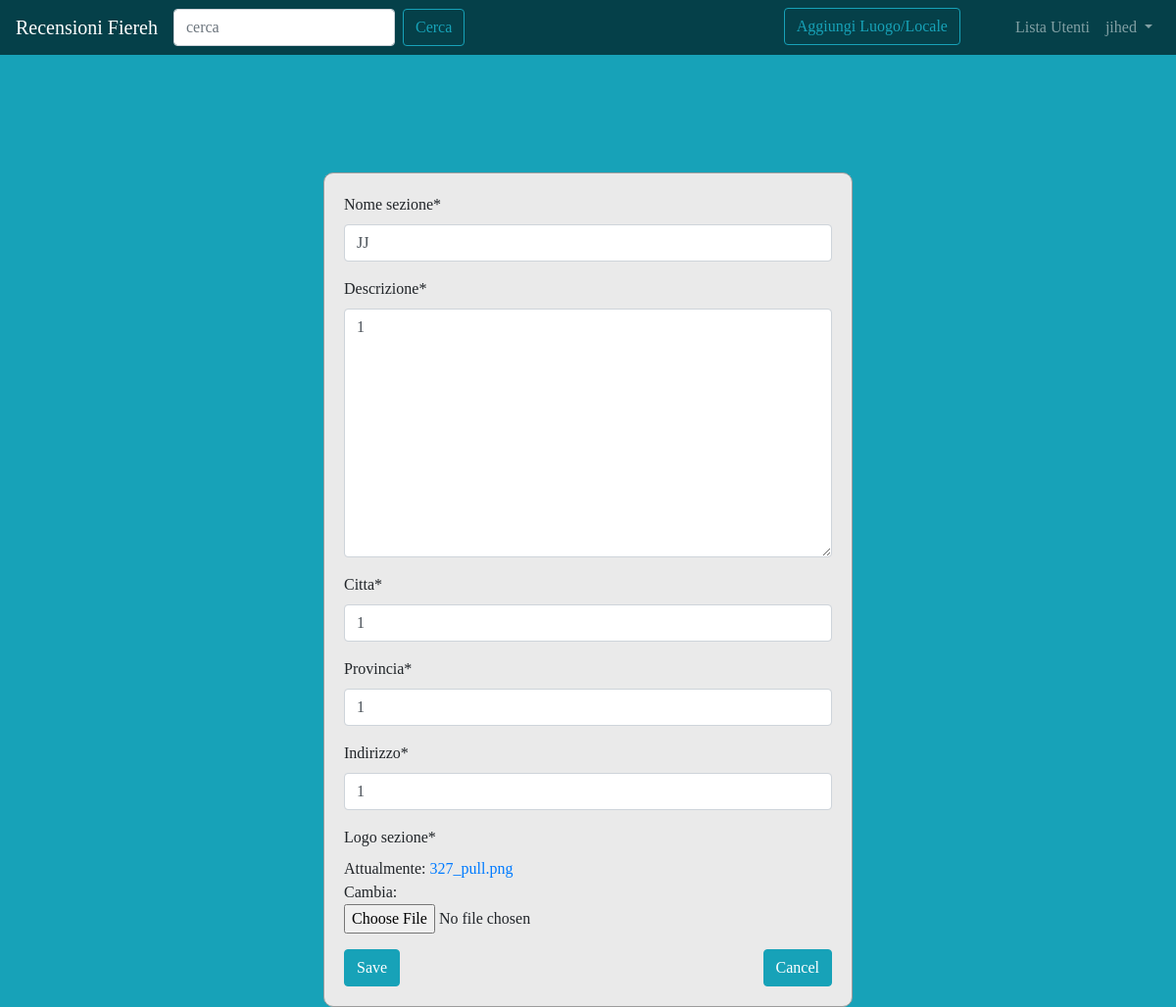
The app's page /sezione/3/modifica/ (signed in), older data.
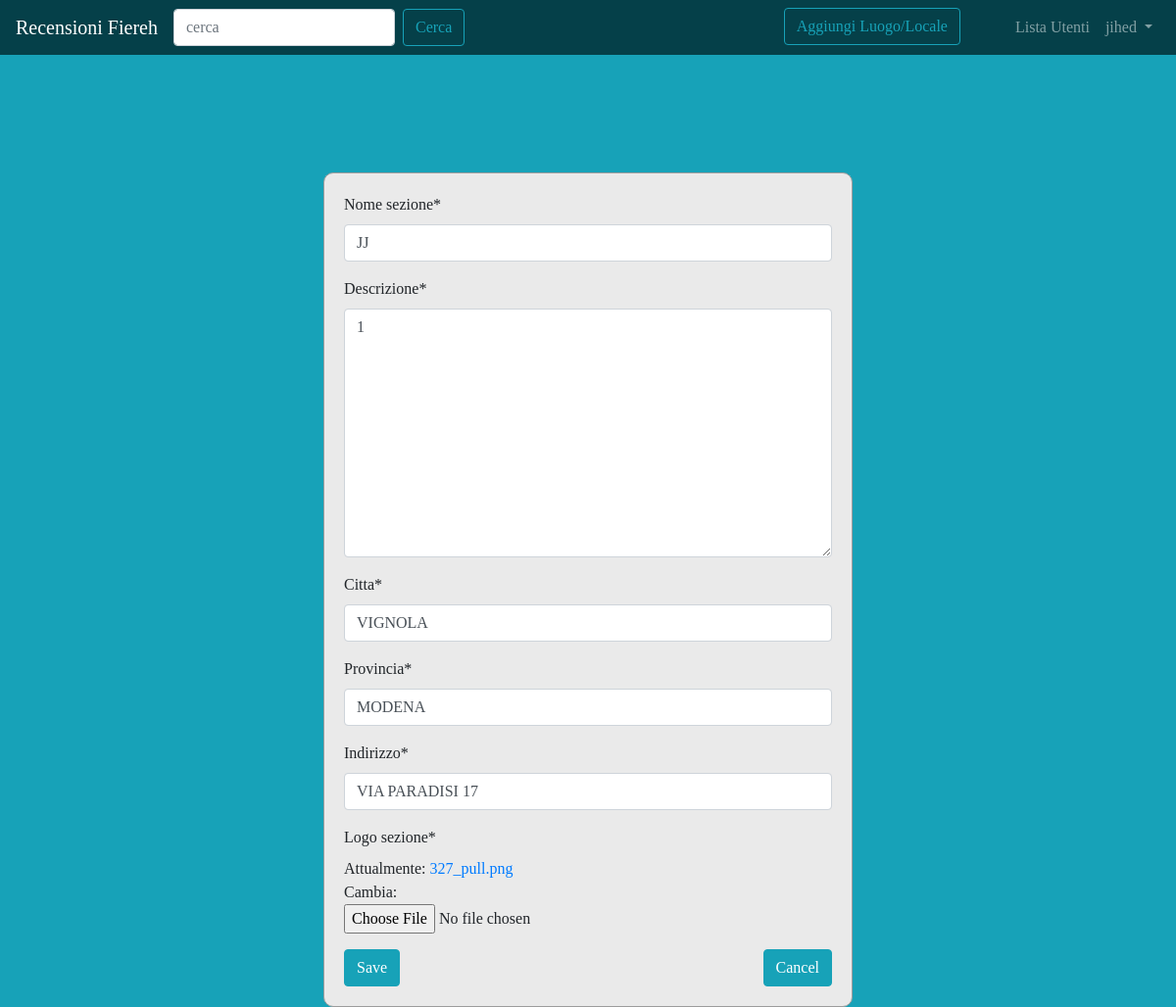
The same page, newer data.
### forum/models.py (models this page shows, shortened)
class Sezione(models.Model):
    nome_sezione = models.CharField(max_length=80)
    descrizione = models.TextField(default='', null=False)
    citta = models.CharField(max_length=80,default='', null=False)
    provincia = models.CharField(max_length=80,default='', null=False)
    indirizzo = models.CharField(max_length=80,default='', null=False)
    logo_sezione = models.ImageField(null=True)
    user = models.ForeignKey(User, on_delete=models.CASCADE)
    class Meta:
        verbose_name = "Sezione"
        verbose_name_plural = "Sezioni"

### core/views.py (the view, shortened to what this page needs)
class ArticoloChange(UpdateView):
    model = Sezione
    fields = ("nome_sezione", "descrizione", "citta",
              "provincia", "indirizzo", "logo_sezione")
    template_name = 'core/modifica.html'
    def dispatch(self, request, *args, **kwargs):
        user = self.request.user
        articleid = self.kwargs['pk']
        articolo = get_object_or_404(Sezione, id=articleid)
        if user.id is not articolo.user.id:
            return visualizzaSezione(request, articleid)
        return super().dispatch(request, *args, **kwargs)

### core/templates/core/modifica.html
{%  extends 'base.html' %}
{%  load static %}
{%  load crispy_forms_tags%}
{% block content %}
<div id="login">
  <div class="container">
    <div id="login-row" class="row justify-content-center align-items-center">
      <div id="login-column" class="col-md-6">
        <div id="login-box" class="col-md-12">
          <form method="post">{%  csrf_token %}
            {{ form|crispy }}
            <input class="btn btn-info" type="submit" value="Save">
            <a class="btn btn-info float-right" href="{%  url 'user_profile' username=request.user.username %}">Cancel</a>
          </form>
        </div>
      </div>
    </div>
  </div>
</div>
{% endblock content %}

Row changes from the older to the newer data that the page shows:
changed Sezione "JJ": citta "1" → "VIGNOLA"; provincia "1" → "MODENA"; indirizzo "1" → "VIA PARADISI 17"
